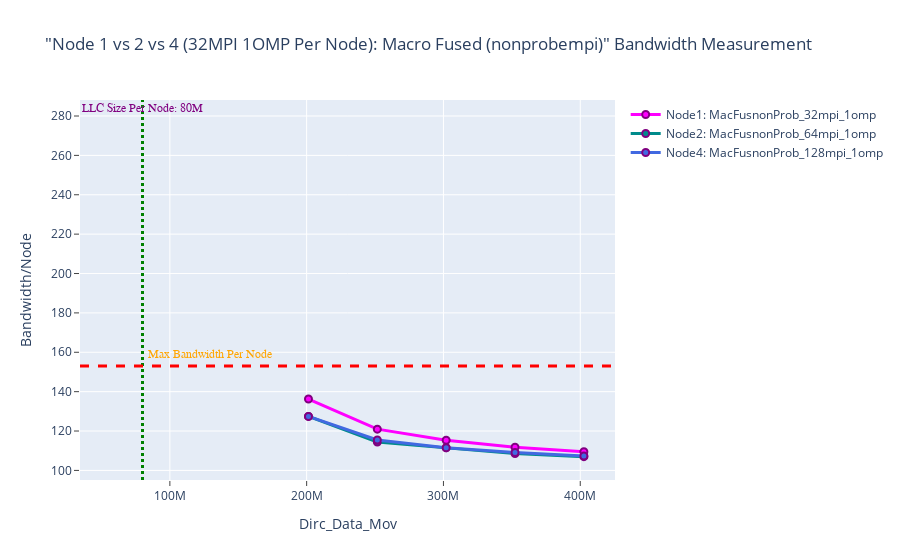

Source (notebook cell):
### Markdown cell above
## Bandwidth Macro Fused NonProbmpi: Node1 vs 2 vs 4 (32 mpi 1omp per node)

### Code cell
fig = go.Figure() 

# NODE 1
fig.add_trace(go.Scatter(x=(dfn1MacFusnonProb_32mpi_1omp.Dirc_Data_Mov*(dfn1MacFusnonProb_32mpi_1omp.MPI_size)), 
                         y=(dfn1MacFusnonProb_32mpi_1omp.BAND*(dfn1MacFusnonProb_32mpi_1omp.MPI_size)), 
                         mode='lines+markers', 
                         name='Node1: MacFusnonProb_32mpi_1omp',
                         line=dict(color='magenta',width=3),
                         marker=dict(symbol='circle',size=7,line=dict(color='Purple',width=2))))

# NODE 2
fig.add_trace(go.Scatter(x=(dfn2MacFusnonProb_64mpi_1omp.Dirc_Data_Mov*(dfn2MacFusnonProb_64mpi_1omp.MPI_size/2)), 
                         y=(dfn2MacFusnonProb_64mpi_1omp.BAND*(dfn2MacFusnonProb_64mpi_1omp.MPI_size/2)), 
                         mode='lines+markers', 
                         name='Node2: MacFusnonProb_64mpi_1omp',
                         line=dict(color='darkcyan',width=3),
                         marker=dict(symbol='circle',size=7,line=dict(color='Purple',width=2))))

# NODE 4
fig.add_trace(go.Scatter(x=(dfn4MacFusnonProb_128mpi_1omp.Dirc_Data_Mov*(dfn4MacFusnonProb_128mpi_1omp.MPI_size/4)), 
                         y=(dfn4MacFusnonProb_128mpi_1omp.BAND*(dfn4MacFusnonProb_128mpi_1omp.MPI_size/4)), 
                         mode='lines+markers', 
                         name='Node4: MacFusnonProb_128mpi_1omp',
                         line=dict(color='royalblue',width=3),
                         marker=dict(symbol='circle',size=7,line=dict(color='Purple',width=2))))

### Figure 1 — Plotly figure (JSON) as saved in the notebook; plotly's stock layout.template omitted (floating-point values rounded to 4 significant figures)
{"data": [{"line": {"color": "magenta", "width": 3}, "marker": {"line": {"color": "Purple", "width": 2}, "size": 7, "symbol": "circle"}, "mode": "lines+markers", "name": "Node1: MacFusnonProb_32mpi_1omp", "type": "scatter", "x": [201326592, 251658240, 301989888, 352321536, 402653184], "y": [136.3, 120.9, 115.3, 111.7, 109.5]}, {"line": {"color": "darkcyan", "width": 3}, "marker": {"line": {"color": "Purple", "width": 2}, "size": 7, "symbol": "circle"}, "mode": "lines+markers", "name": "Node2: MacFusnonProb_64mpi_1omp", "type": "scatter", "x": [201326592, 251658240, 301989888, 352321536, 402653184], "y": [127.4, 114.4, 111.4, 108.5, 107.0]}, {"line": {"color": "royalblue", "width": 3}, "marker": {"line": {"color": "Purple", "width": 2}, "size": 7, "symbol": "circle"}, "mode": "lines+markers", "name": "Node4: MacFusnonProb_128mpi_1omp", "type": "scatter", "x": [201326592, 251658240, 301989888, 352321536, 402653184], "y": [127.4, 115.5, 111.6, 109.1, 107.3]}], "layout": {"annotations": [{"align": "left", "arrowcolor": "#636363", "arrowhead": 1, "arrowsize": 1, "arrowwidth": 2, "ax": -20, "ay": -30, "font": {"color": "purple", "family": "Sans Serif", "size": 12}, "showarrow": false, "text": "LLC Size Per Node: 80M", "x": "80e6", "y": 280, "yanchor": "bottom"}, {"align": "left", "arrowcolor": "#636363", "arrowhead": 1, "arrowsize": 1, "arrowwidth": 2, "ax": -20, "ay": -30, "font": {"color": "orange", "family": "Sans Serif", "size": 12}, "showarrow": false, "text": "Max Bandwidth Per Node", "x": "130e6", "y": 155, "yanchor": "bottom"}], "shapes": [{"line": {"color": "green", "dash": "dot", "width": 3}, "type": "line", "x0": 80000000, "x1": 80000000, "xref": "x", "y0": 0, "y1": 1, "yref": "y domain"}, {"line": {"color": "red", "dash": "dash", "width": 3}, "type": "line", "x0": 0, "x1": 1, "xref": "x domain", "y0": 153, "y1": 153, "yref": "y"}], "title": {"text": "\"Node 1 vs 2 vs 4 (32MPI 1OMP Per Node): Macro Fused (nonprobempi)\" Bandwidth Measurement"}, "xaxis": {"ticks": "outside", "title": {"text": "Dirc_Data_Mov"}}, "yaxis": {"ticks": "outside", "title": {"text": "Bandwidth/Node"}}}}
